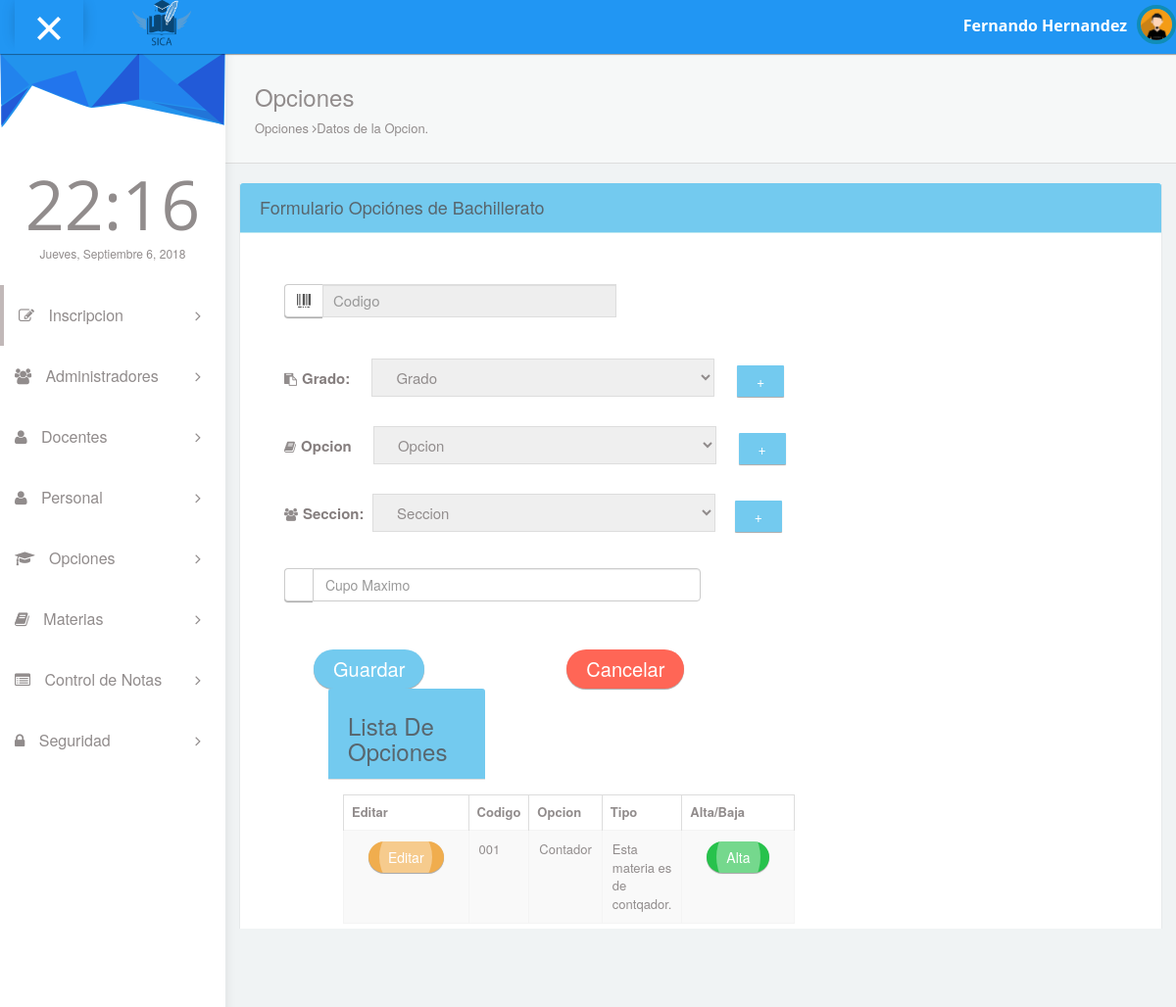
/pages/fopcione.php, run on an earlier commit of the app's database.
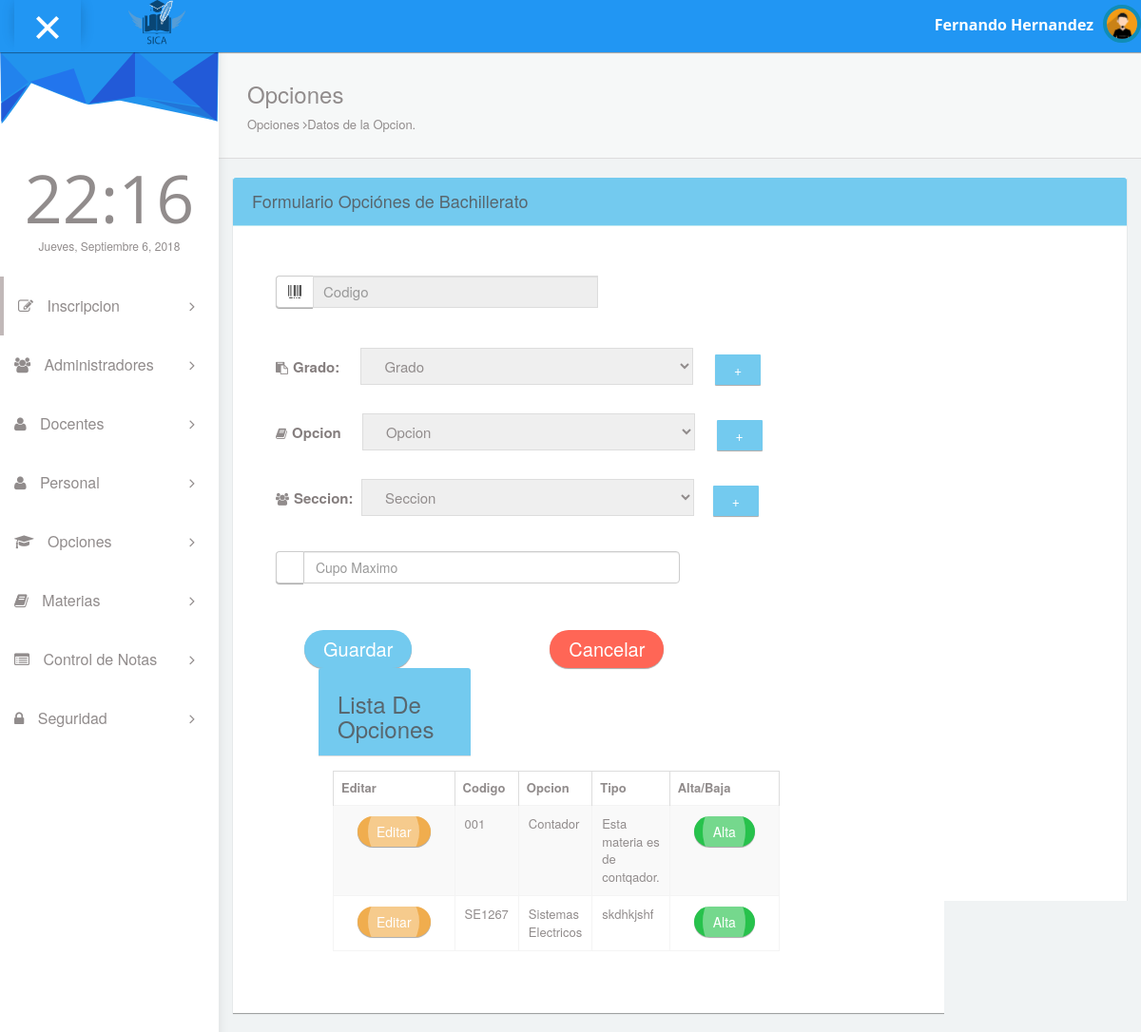
And on a later commit of the database.
### tables this page shows
CREATE TABLE `tbachilleratos` (
  `eid_bachillerato` int(11) NOT NULL,
  `ccodigo` varchar(20) NOT NULL,
  `cnombe` varchar(30) NOT NULL,
  `cdescripcion` varchar(200) NOT NULL,
  `efk_tipo` int(11) NOT NULL,
  `eestado` int(11) NOT NULL
);

### pages/fopcione.php (the view, shortened to what this page needs)
<!DOCTYPE html>
<html lang="en">
<head>
  <link rel="stylesheet" type="text/css" href="../asset/css/bootstrap.min.css">
  <link rel="stylesheet" type="text/css" href="../asset/css/plugins/datatables.bootstrap.min.css"/>
  <link rel="stylesheet" type="text/css" href="../asset/css/plugins/font-awesome.min.css"/>
  <link rel="stylesheet" type="text/css" href="../asset/css/plugins/animate.min.css"/>
  <link rel="stylesheet" type="text/css" href="../asset/css/plugins/nouislider.min.css"/>
  <link rel="stylesheet" type="text/css" href="../asset/css/plugins/select2.min.css"/>
  <link rel="stylesheet" type="text/css" href="../asset/css/plugins/ionrangeslider/ion.rangeSlider.css"/>
  <link rel="stylesheet" type="text/css" href="../asset/css/plugins/ionrangeslider/ion.rangeSlider.skinFlat.css"/>
  <link rel="stylesheet" type="text/css" href="../asset/css/plugins/bootstrap-material-datetimepicker.css"/>
  <link href="https://cdnjs.cloudflare.com/ajax/libs/select2/4.0.6-rc.0/css/select2.min.css" rel="stylesheet" />
  <link href="../asset/css/style.css" rel="stylesheet">
</head>
<body id="mimin" class="dashboard">
   <?php include "header.php"?>
      <div class="container-fluid mimin-wrapper">
          <?php include "menu.php";?>
            <div id="content">
                <div class="panel box-shadow-none content-header">
                  <div class="panel-body">
                    <div class="col-md-12" >
                    <h3 class="animated fadeInLeft">Opciones</h3>
                        <p class="animated fadeInDown">
                          Opciones <span class="fa-angle-right fa"></span>Datos de la Opcion.
                        </p>
                    </div>
                  </div>
                </div>
                <div class="form-element">
                <form id="insertar">
                <div class="col-md-12">
                  <div class="col-md-12 panel panel-info">
                    <div class="col-md-12 panel-heading">
                    <h4>Formulario Opci&oacute;nes de Bachillerato</h4>
                    </div>
                    <div class="col-md-12 panel-body" style="padding-bottom:30px;">
                      <div class="col-md-12">
                      <form class="cmxform" id="formcliente" method="post" action="">
                      <div class="col-md-12">
                           <div class="input-group">
                           <span class="input-group-addon"><i class="glyphicon glyphicon-barcode"></i></span>
                           <input id="codigo" type="text" style="width: 300px; font-size: 15px" class="form-control" name="codigo" placeholder="Codigo" readonly>
                           </div>
                           <div class="form-group form-animate-text" style="margin-top:5px !important;margin-bottom:30px !important;">
                             <i  class="fa fa-clipboard"></i><span class="label label-default" style="width: 100px; font-size: 15px; margin-right:13px">Grado: </span>
                              <select id="grado" class="select2 show-tick" style="width: 350px; font-size: 15px" name="grado">
                              <option value="">Grado</option>
                              </select>
                              <button title="Agrega Nuevo Grado el Sistema" style="margin-left:19px; size:40px;" class="btn btn-info" type="button" data-toggle="modal" data-target="#modalGrado">+</button>
                              </div>
                           <div class="form-group form-animate-text" style="margin-top:5px !important;margin-bottom:30px !important;">
                             <i  class="fa fa-book"></i><span class="label label-default" style="width: 100px; font-size: 15px; margin-right:13px">Opcion </span>
                              <select  id="opc" class="select2 show-tick" style="width: 350px; font-size: 15px" name="opc">
                              <option value="opcion">Opcion</option>
                              </select>
                              <button title="Agrega Nueva Opcionel al Sistema" style="margin-left:19px;" class="btn btn-info" type="button" data-toggle="modal" data-target="#modalForm">+</button>
                              </div>
                             <div class="form-group form-animate-text" style="margin-top:5px !important;margin-bottom:30px !important;">
                             <i  class="fa fa-users"></i><span class="label label-default" style="width: 100px; font-size: 15px">Seccion:</span>
                              <select id="seccion" class="select2 show-tick" style="width: 350px; font-size: 15px" name="seccion">
                              <option value="">Seccion</option>
                              </select>
                              <button   style="margin-left:16px; border-radius: 50px 20px" class="btn btn-info" type="button" data-toggle="modal" data-target="#modalSeccion">+</button>
                              <div class="input-group col-md-6">
                              <span class="input-group-addon"><i class="class=fas fa-list-ol"></i></span>
                               <input id="cupo" type="number" class="form-control" name="cupo" placeholder="Cupo Maximo">
                           </div>
                          </div>
                          <div class="col-md-12">
                              <div class="col-md-4">
                              <br><b></b>
                              <input type="button" id="guardar" name="guardar" class="next action-button btn btn-info btn-sm btn-round" style="font-size:20px;" value="Guardar" />
                          </div>
                          <div>
                            <br><b></b>
                              <input type="button" name="next" class="next action-button btn btn-danger btn-sm btn-round" style="font-size:20px;" value="Cancelar" />
                              </div>
                              <div class="col-md-6">
                  <div class="col-md-6">
                  <div class="panel1">
                    <div class="panel-heading"><h3>Lista De Opciones</h3></div>
                    <div class="panel-body">
                      <div class="responsive-table">
                      <table id="datatables-example" class="table table-striped table-bordered" width="100%" cellspacing="0">
                      <thead>
                        <tr>
                          <th>Editar</th>
                          <th>Codigo</th>
                          <th>Opcion</th>
                          <th>Tipo</th>
                          <th>Alta/Baja</th>
                        </tr>
                      </thead>
                      <tbody>
                      <?php
include "../config/conexion.php";
$result = $conexion->query("select * from tbachilleratos order by eid_bachillerato");
if ($result) {
    while ($fila = $result->fetch_object()) {
        echo "<tr>";
        echo "<td>
          <div class='col-md-2' style='margin-top:1px'>
            <button class='btn ripple-infinite btn-round btn-warning' onclick='modify(" . $fila->eid_bachillerato . ")';>
            <div>
              <span>Editar</span>
            </div>
            </button>
            </div>
        </td>";
        echo "<td>" . $fila->ccodigo . "</td>";
        echo "<td>" . $fila->cnombe . "</td>";
        echo "<td>" . $fila->cdescripcion . "</td>";
        echo "<td>
          <div class='col-md-2' style='margin-top:1px'>
            <button class='btn ripple-infinite btn-round btn-success' onclick='confirmar(" . $fila->idcatalogo . ")'>
            <div>
              <span>Alta</span>
            </div>
            </button>
            </div>
        </td>";
        echo "</tr>";
    }
}
?>
                      </tbody>
                        </table>
                      </div>
                  </div>
                </div>
                       </div>
                        </div>
                      </div>
                          </div>
                          </form>
                      </div>
                      </div>
                    </div>
                  </div>
                </div>
              </div>
</body>
</html>

### pages/header.php (shortened to what this page needs)
<nav class="navbar navbar-default header navbar-fixed-top">
  <div class="col-md-12 nav-wrapper">
    <div class="navbar-header" style="width:100%;">
      <div class="opener-left-menu is-open">
        <span class="bottom"></span>
      </div>
      <b><img src="../asset/img/logo.png" style="width:60px;height=60px"></b>
        <a href="index.html" class="navbar-brand">
        </a>
      <ul class="nav navbar-nav navbar-right user-nav">
        <li class="user-name"><span>Fernando Hernandez </span></li>
          <li class="dropdown avatar-dropdown">
           <img src="../asset/img/avatar.jpg" class="img-circle avatar" alt="user name" data-toggle="dropdown" aria-haspopup="true" aria-expanded="true"/>
        </li>
      </ul>
    </div>
  </div>
</nav>

### pages/menu.php (shortened to what this page needs)
<div id="left-menu">
  <div class="sub-left-menu scroll">
    <ul class="nav nav-list">
        <li><div class="left-bg"></div></li>
        <li class="time">
          <h1 class="animated fadeInLeft">21:00</h1>
          <p class="animated fadeInRight">Sat,October 1st 2029</p>
        </li>
    <li class="active ripple">
      <a class="tree-toggle nav-header"><span class="fa fa-edit"></span> Inscripcion
        <span class="fa-angle-right fa right-arrow text-right"></span>
      </a>
    </li>
    <li class="ripple">
      <a class="tree-toggle nav-header">
        <span class="fa fa-users"></span> Administradores
        <span class="fa-angle-right fa right-arrow text-right"></span>
      </a>
    </li>
    <li class="ripple">
      <a class="tree-toggle nav-header">
        <span class="fa-user fa"></span> Docentes
        <span class="fa-angle-right fa right-arrow text-right"></span>
      </a>
    </li>
    <li class="ripple">
      <a class="tree-toggle nav-header">
        <span class="fa-user fa"></span> Personal
        <span class="fa-angle-right fa right-arrow text-right"></span>
      </a>
    </li>
    <li class="ripple">
      <a class="tree-toggle nav-header">
        <span class="fa fa-graduation-cap"></span> Opciones
        <span class="fa-angle-right fa right-arrow text-right"></span>
      </a>
    </li>
    <li class="ripple">
      <a class="tree-toggle nav-header">
        <span class="fa fa-book"></span> Materias
        <span class="fa-angle-right fa right-arrow text-right"></span>
      </a>
    </li>
         <li class="ripple">
          <a class="tree-toggle nav-header">
            <span class="fa fa-list-alt"></span> Control de Notas
            <span class="fa-angle-right fa right-arrow text-right"></span>
          </a>
        </li>
        <li class="ripple">
          <a class="tree-toggle nav-header">
            <span class="fa fa-lock "></span> Seguridad
            <span class="fa-angle-right fa right-arrow text-right"></span>
          </a>
        </li>
      </ul>
    </div>
</div>

What changed in the data, as far as the page shows it:
added tbachilleratos: ccodigo "SE1267", cnombe "Sistemas Electricos", cdescripcion "skdhkjshf"
